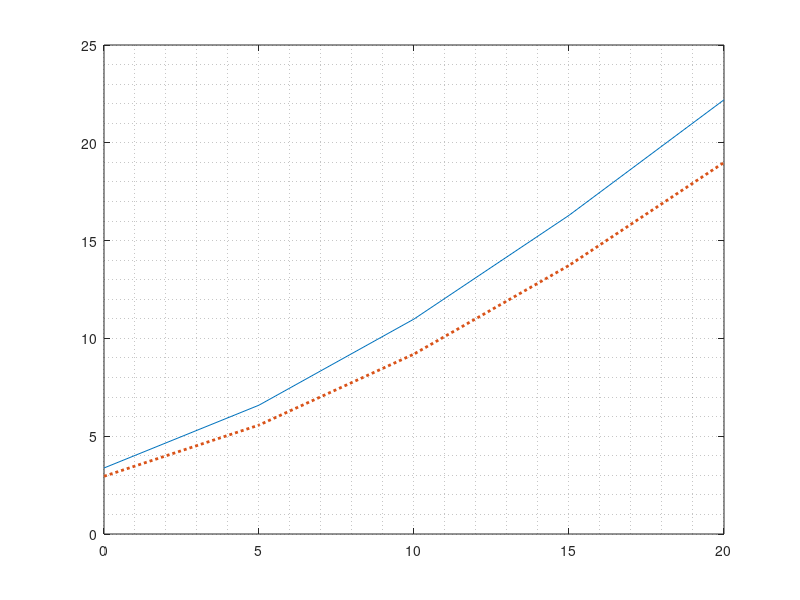

MATLAB code to generate this figure:
% Ergodic_Capacity_Correlation.m
% Capacity reduction due to correlation of MIMO channels (Fig. 9.8)
clear, close all;
SNR_dB=0:5:20; SNR_linear=10.^(SNR_dB/10.);
N_iter=1000; N_SNR=length(SNR_dB);
nT=4; nR=4; n=min(nT,nR); I = eye(n); sq2=sqrt(0.5); % 4x
R=[1 0.76*exp(0.17j*pi) 0.43*exp(0.35j*pi) 0.25*exp(0.53j*pi);
0.76*exp(-0.17j*pi) 1 0.76*exp(0.17j*pi) 0.43*exp(0.35j*pi);
0.43*exp(-0.35j*pi) 0.76*exp(-0.17j*pi) 1 0.76*exp(0.17j*pi);
0.25*exp(-0.53j*pi) 0.43*exp(-0.35j*pi) 0.76*exp(-0.17j*pi) 1]; %(9.54)
C_44_iid=zeros(1,N_SNR); C_44_corr=zeros(1,N_SNR);
for iter=1:N_iter
H_iid = sq2*(randn(nR,nT)+1j*randn(nR,nT));
H_corr = H_iid*R^(1/2);
tmp1 = H_iid'*H_iid/nT; tmp2 = H_corr'*H_corr/nT;
for i=1:N_SNR % Eq.(9.48)
C_44_iid(i) = C_44_iid(i) + log2(det(I+SNR_linear(i)*tmp1));
C_44_corr(i) = C_44_corr(i) + log2(det(I+SNR_linear(i)*tmp2));
end
end
C_44_iid = real(C_44_iid)/N_iter;
C_44_corr = real(C_44_corr)/N_iter;
plot(SNR_dB,C_44_iid, SNR_dB,C_44_corr,':','linewidth',2);grid minor